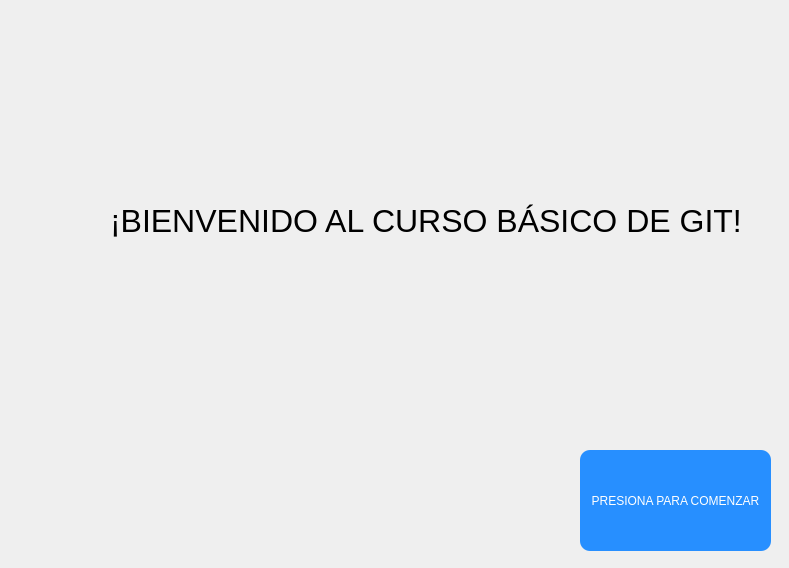
<?xml version="1.0" encoding="UTF-8"?>
<ui version="4.0">
 <class>Bienvenida</class>
 <widget class="QWidget" name="Bienvenida">
  <property name="geometry">
   <rect>
    <x>0</x>
    <y>0</y>
    <width>789</width>
    <height>568</height>
   </rect>
  </property>
  <property name="windowTitle">
   <string>Form</string>
  </property>
  <widget class="QLabel" name="label">
   <property name="geometry">
    <rect>
     <x>110</x>
     <y>70</y>
     <width>631</width>
     <height>301</height>
    </rect>
   </property>
   <property name="font">
    <font>
     <pointsize>24</pointsize>
    </font>
   </property>
   <property name="text">
    <string>¡BIENVENIDO AL CURSO BÁSICO DE GIT!</string>
   </property>
  </widget>
  <widget class="QPushButton" name="pushButton">
   <property name="geometry">
    <rect>
     <x>580</x>
     <y>450</y>
     <width>191</width>
     <height>101</height>
    </rect>
   </property>
   <property name="styleSheet">
    <string notr="true">background-color: rgb(39, 143, 255);
color: rgb(255, 255, 255);
font: 10pt &quot;Arial Rounded MT Bold&quot;;
border-radius: 10px;</string>
   </property>
   <property name="text">
    <string>PRESIONA PARA COMENZAR</string>
   </property>
  </widget>
 </widget>
 <resources/>
 <connections/>
</ui>
